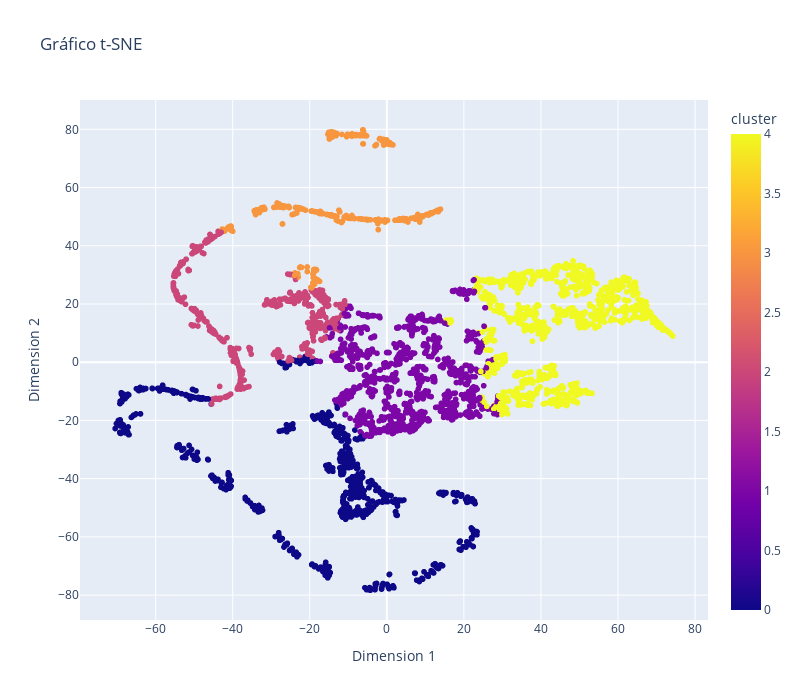

The notebook cell this image was saved under:
### Markdown cell above
**Respuesta:**

### Code cell
tsne_df["cluster"] = df_features['cluster'].values

fig = px.scatter(tsne_df, x='Dimension 1', y='Dimension 2', color='cluster', title='Gráfico t-SNE')
fig.update_layout(width=800, height=700)
fig.show()

### Figure 1 — Plotly figure (JSON) as saved in the notebook; plotly's stock layout.template omitted (floating-point values rounded to 4 significant figures; data arrays with more than 128 entries replaced by an {"elided": "..."} marker saying what was removed)
{"data": [{"hovertemplate": "Dimension 1=%{x}<br>Dimension 2=%{y}<br>cluster=%{marker.color}<extra></extra>", "legendgroup": "", "marker": {"color": {"elided": "4314 int values"}, "coloraxis": "coloraxis", "symbol": "circle"}, "mode": "markers", "name": "", "showlegend": false, "type": "scattergl", "x": {"elided": "4314 float values"}, "xaxis": "x", "y": {"elided": "4314 float values"}, "yaxis": "y"}], "layout": {"coloraxis": {"colorbar": {"title": {"text": "cluster"}}, "colorscale": [[0, "#0d0887"], [0.1111, "#46039f"], [0.2222, "#7201a8"], [0.3333, "#9c179e"], [0.4444, "#bd3786"], [0.5556, "#d8576b"], [0.6667, "#ed7953"], [0.7778, "#fb9f3a"], [0.8889, "#fdca26"], [1, "#f0f921"]]}, "height": 700, "legend": {"tracegroupgap": 0}, "title": {"text": "Gráfico t-SNE"}, "width": 800, "xaxis": {"anchor": "y", "domain": [0, 1], "title": {"text": "Dimension 1"}}, "yaxis": {"anchor": "x", "domain": [0, 1], "title": {"text": "Dimension 2"}}}}
